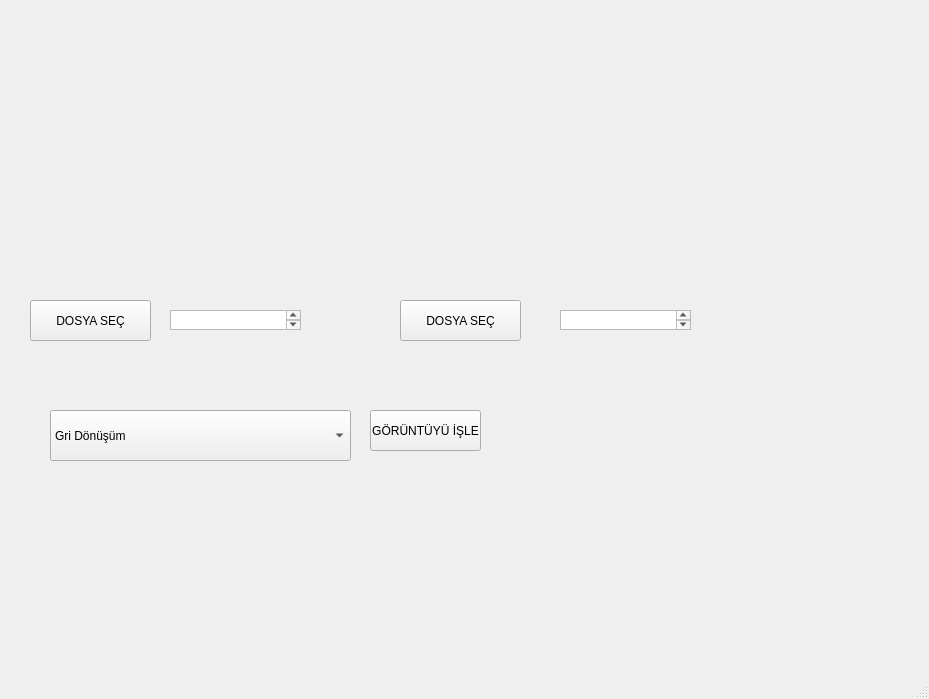
<?xml version="1.0" encoding="UTF-8"?>
<ui version="4.0">
 <class>MainWindow</class>
 <widget class="QMainWindow" name="MainWindow">
  <property name="geometry">
   <rect>
    <x>0</x>
    <y>0</y>
    <width>929</width>
    <height>699</height>
   </rect>
  </property>
  <property name="windowTitle">
   <string>MainWindow</string>
  </property>
  <property name="documentMode">
   <bool>false</bool>
  </property>
  <widget class="QWidget" name="centralwidget">
   <widget class="QPushButton" name="goruntuyu_isle_button">
    <property name="geometry">
     <rect>
      <x>370</x>
      <y>410</y>
      <width>111</width>
      <height>41</height>
     </rect>
    </property>
    <property name="text">
     <string>GÖRÜNTÜYÜ İŞLE</string>
    </property>
   </widget>
   <widget class="QPushButton" name="pushButton">
    <property name="geometry">
     <rect>
      <x>30</x>
      <y>300</y>
      <width>121</width>
      <height>41</height>
     </rect>
    </property>
    <property name="text">
     <string>DOSYA SEÇ</string>
    </property>
   </widget>
   <widget class="QComboBox" name="comboBox">
    <property name="geometry">
     <rect>
      <x>50</x>
      <y>410</y>
      <width>301</width>
      <height>51</height>
     </rect>
    </property>
    <property name="frame">
     <bool>true</bool>
    </property>
    <item>
     <property name="text">
      <string>Gri Dönüşüm</string>
     </property>
    </item>
    <item>
     <property name="text">
      <string>Binary Dönüşüm</string>
     </property>
    </item>
    <item>
     <property name="text">
      <string>Görüntü Döndürme </string>
     </property>
    </item>
    <item>
     <property name="text">
      <string>Görüntü Kırpma </string>
     </property>
    </item>
    <item>
     <property name="text">
      <string>Görüntü Yaklaştırma /Uzaklaştırma</string>
     </property>
    </item>
    <item>
     <property name="text">
      <string>Renk Uzayı Dönüşümleri</string>
     </property>
    </item>
    <item>
     <property name="text">
      <string>Histogram ve Orjinal Görüntü Histogramını Germe/Genişletme</string>
     </property>
    </item>
    <item>
     <property name="text">
      <string>İki resim arasında aritmetik işlemler (ekleme, bölme)</string>
     </property>
    </item>
    <item>
     <property name="text">
      <string>Kontrast Arttırma</string>
     </property>
    </item>
    <item>
     <property name="text">
      <string>Konvolüsyon İşlemi (mean)</string>
     </property>
    </item>
    <item>
     <property name="text">
      <string>Eşikleme işlemleri (Tek Eşikleme)</string>
     </property>
    </item>
    <item>
     <property name="text">
      <string>Kenar Bulma Algoritmalarının Kullanımı (prewitt)</string>
     </property>
    </item>
    <item>
     <property name="text">
      <string>Görüntüye Gürültü Ekleme (Salt&amp;Pepper) ve filtrelerin kullanımı (mean, median) ile gürültü temizleme</string>
     </property>
    </item>
    <item>
     <property name="text">
      <string>Görüntüye Filtre Uygulanması (Unsharp)</string>
     </property>
    </item>
    <item>
     <property name="text">
      <string>Morfolojik İşlemler (Genişleme, Aşınma, Açma, Kapama)</string>
     </property>
    </item>
   </widget>
   <widget class="QTextEdit" name="textEdit">
    <property name="geometry">
     <rect>
      <x>170</x>
      <y>310</y>
      <width>131</width>
      <height>20</height>
     </rect>
    </property>
   </widget>
   <widget class="QPushButton" name="pushButton_2">
    <property name="geometry">
     <rect>
      <x>400</x>
      <y>300</y>
      <width>121</width>
      <height>41</height>
     </rect>
    </property>
    <property name="text">
     <string>DOSYA SEÇ</string>
    </property>
   </widget>
   <widget class="QTextEdit" name="textEdit_2">
    <property name="geometry">
     <rect>
      <x>560</x>
      <y>310</y>
      <width>131</width>
      <height>20</height>
     </rect>
    </property>
   </widget>
  </widget>
  <widget class="QMenuBar" name="menubar">
   <property name="geometry">
    <rect>
     <x>0</x>
     <y>0</y>
     <width>929</width>
     <height>21</height>
    </rect>
   </property>
  </widget>
  <widget class="QStatusBar" name="statusbar"/>
 </widget>
 <resources/>
 <connections/>
</ui>
